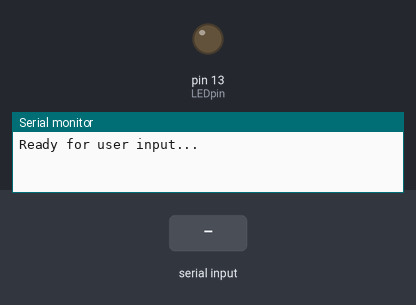
Bench run of a sketch on a simulated Arduino Mega 2560, built with avr-gcc and run on an emulated ATmega2560. Parts: output pins drawn as LEDs (lit = HIGH), the last lines printed to the serial monitor. Inputs (shaded band) come from the test bench.

Above: at 6.2 s.
6.3 s: "90,45\n" received over Serial
At 7.4 s:
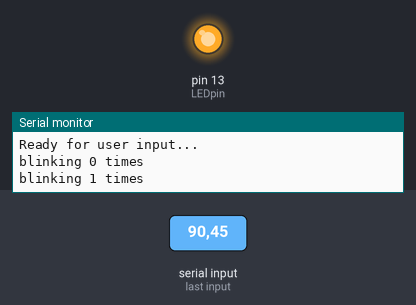
Timing chart, 0 to 9.3 s (numbered marks = the images above; inputs shaded):
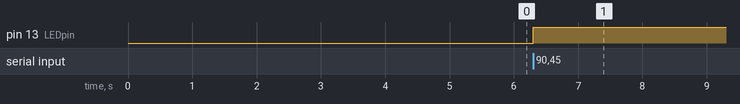

The sketch:

Communication_Serial.ino
```cpp
// (licence header left out)
int LEDpin = 13;


void setup() {
  // put your setup code here, to run once:
  pinMode(LEDpin, OUTPUT );
  // start the serial port at 115200 Baud ( bps )
  Serial.begin(115200);
  delay(5000);
  Serial.println("Ready for user input...");
}

void loop() {
  int loopNumber;
  int i;
  if (Serial.available()>0)
  {
    loopNumber=Serial.parseInt();
    for( int i  = 0; i < loopNumber; i++ ) {
      Serial.print("blinking ");
      Serial.print(i);
      Serial.println(" times");
      digitalWrite(LEDpin, HIGH);
      delay(1000);
      digitalWrite(LEDpin, LOW);
    }
  }
}
```

Measured:
- after the input at 6.3 s, pin 13 (LEDpin): LOW → HIGH at once
